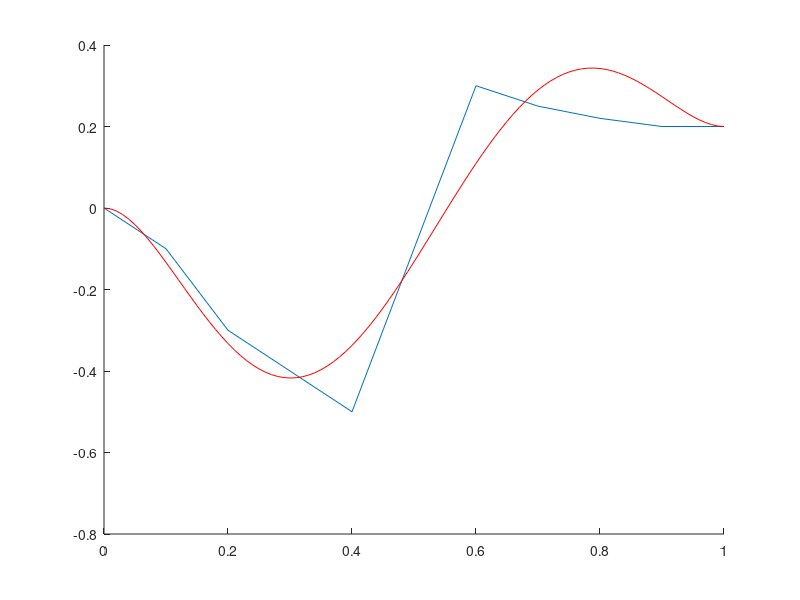

Write MATLAB code to recreate this figure.
tDes = [0,.1,.2,.3,.4,.5,.6,.7,.8,.9,1]
pDes = [0,-.1,-.3,-.4,-.5,-.1,.3,.25,.22,.2,.2];

length(tDes)
length(pDes)
figure(3)
clf
hold on
plot(tDes,pDes)

order = 5;
n=order;
A = zeros(length(tDes),order+1);

for tsub = 1:length(tDes)
   t = tDes(tsub);
   for i=0:n   
    A(tsub,i+1) = nchoosek(n,i)*(1-t)^(n-i)*t^i;
   end 
end


Acons = [eye(2) zeros(2,order+1-2) ;zeros(2,order+1-2) eye(2)];
bcons = [pDes(1) pDes(1) pDes(end) pDes(end)]';

Ql = [ A'*A Acons' ; Acons zeros(4,4)];
bl = [ A'*pDes' ;bcons];

a = pinv(Ql)*bl;

Ps = a(1:(order+1));




%Ps = pinv(A)*pDes';

T = 0:.01:1;

Pos = 0*T;

for tsub = 1:length(T)
    t = T(tsub);
    for i=0:n
       Pos(tsub) = Pos(tsub)+nchoosek(n,i)*(1-t)^(n-i)*t^i*Ps(i+1);
    end
end
plot(T,Pos,'r')

